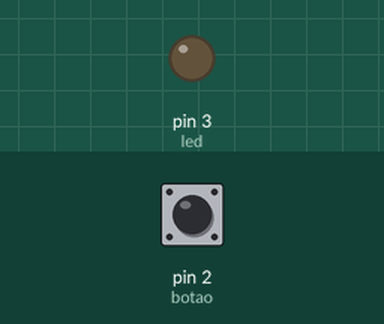
Recording of a sketch running on a simulated Arduino Uno, built with avr-gcc and run on an emulated ATmega328P. On the bench: output pins drawn as LEDs (lit = HIGH). Dashed ring = blinking. The inputs (shaded band) are chosen by the test bench; at power-on: pin 2 (botao) LOW.

Above: at 1.2 s.
1.3 s: pin 2 (botao) pulled HIGH for 1 s
At 1.45 s:
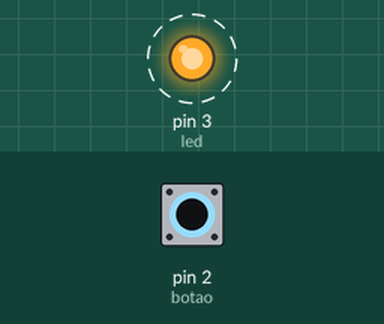
3.8 s: pin 2 (botao) pulled HIGH for 0.15 s
At 4.7 s:
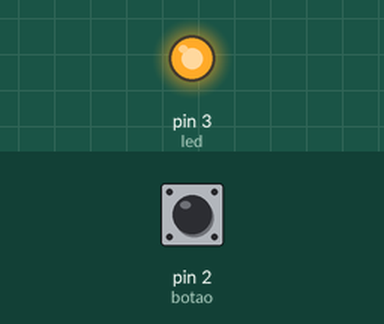
5.4 s: pin 2 (botao) pulled HIGH for 3.2 s
At 9.4 s:
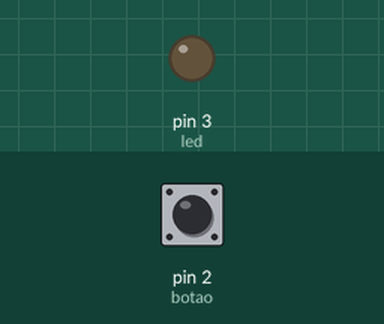
Timing chart, 0 to 10.9 s (numbered marks = the images above; inputs shaded):
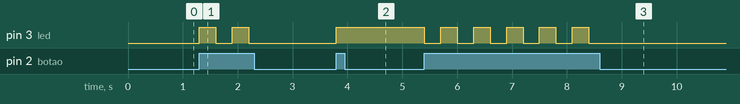

Measured:
- after the input at 1.3 s, pin 3 (led): alternates HIGH for 0.30 s and LOW for 0.30 s, 4 changes in all, then stays LOW, starting at once
- after the input at 3.8 s, pin 3 (led): LOW → HIGH at once
- after the input at 5.4 s, pin 3 (led): alternates HIGH for 0.30 s and LOW for 0.30 s, 11 changes in all, then stays LOW, starting at once

The sketch:

LedBotao01.ino
```cpp
#define led 3
#define botao 2

void setup() {
  pinMode(led, OUTPUT);
  pinMode(botao, INPUT);
}

void loop() {
  if(digitalRead(botao)){
    digitalWrite(led, !digitalRead(led));
    delay(300);
  }
}
```
